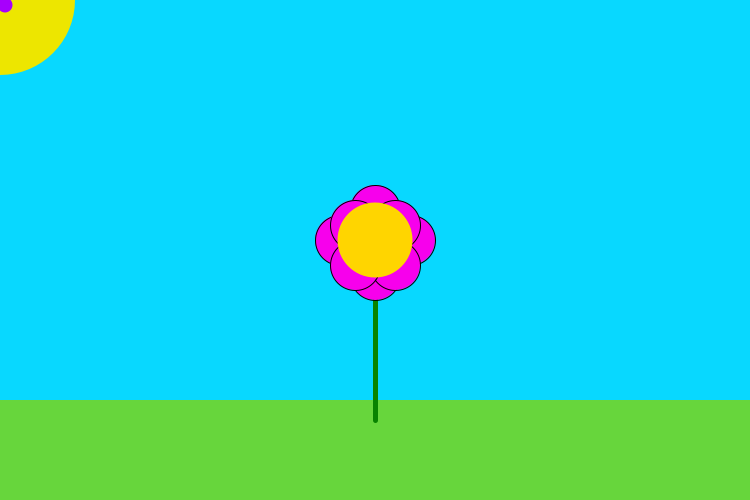
Frame 1 (no input)
Frame 60 (the mouse pressed at the canvas centre just before this capture): identical to frame 1, image omitted
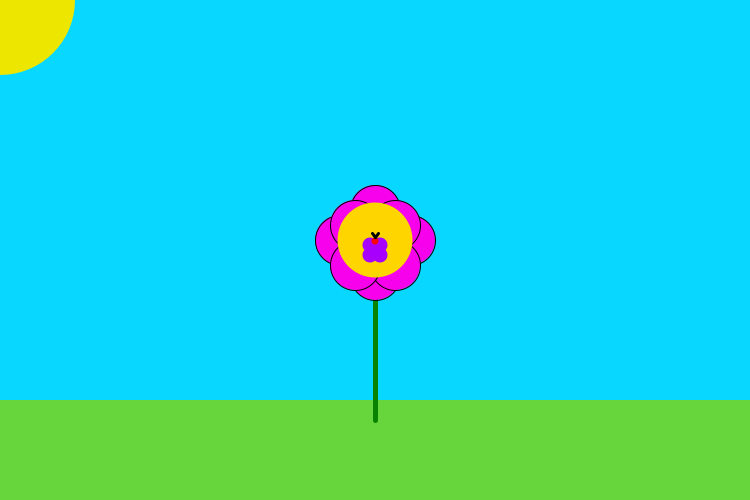
Frame 120 (the mouse held since frame 60 and released just before this capture)

The Processing sketch that drew these frames (run headless with seeded random() and noise(); from frame 60 on, the mouse is pressed at the canvas centre):

// Processing sketch: processing_97994
// ── processing_97994.pde

void setup() {
  size(750, 500);
}
void draw() {
  background(8, 216, 255);
  stroke(0);
  fill(240);

  //nature
  //grass
  rectMode(CORNERS);
  noStroke();
  fill(103, 214, 60);
  rect(0, 400, 750, 500);
  //sun
  ellipseMode(CENTER);
  fill(237, 230, 0);
  ellipse(0, 0, 150, 150);

  //flower
  //stem
  stroke(8, 131, 0);
  strokeWeight(5);
  line(375, 220, 375, 420);
  //petals
  stroke(0);
  strokeWeight(1);
  ellipseMode(CENTER);
  fill(247, 0, 236);
  ellipse(340, 240, 50, 50);
  ellipse(410, 240, 50, 50);
  ellipse(375, 275, 50, 50);
  ellipse(375, 210, 50, 50);
  ellipse(395, 265, 50, 50);
  ellipse(395, 225, 50, 50);
  ellipse(355, 265, 50, 50);
  ellipse(355, 225, 50, 50);
  //flower core
  noStroke();
  ellipseMode(CENTER);
  fill(255, 213, 0);
  ellipse(375, 240, 75, 75);

  //butterfly wings
  fill(167, 0, 252);
  ellipse(mouseX-5, mouseY-5, 15, 15);
  ellipse(mouseX+5, mouseY+5, 15, 15);
  ellipse(mouseX-5, mouseY+5, 15, 15);
  ellipse(mouseX+5, mouseY-5, 15, 15);
  //butterfly head
  fill(255, 0, 0);
  ellipse(mouseX, mouseY-9, 7, 7);
  //antenna
  stroke(0);
  strokeWeight(3);
  line(mouseX, mouseY-13, mouseX+3, mouseY-17);
  line(mouseX, mouseY-13, mouseX-3, mouseY-17);
}
